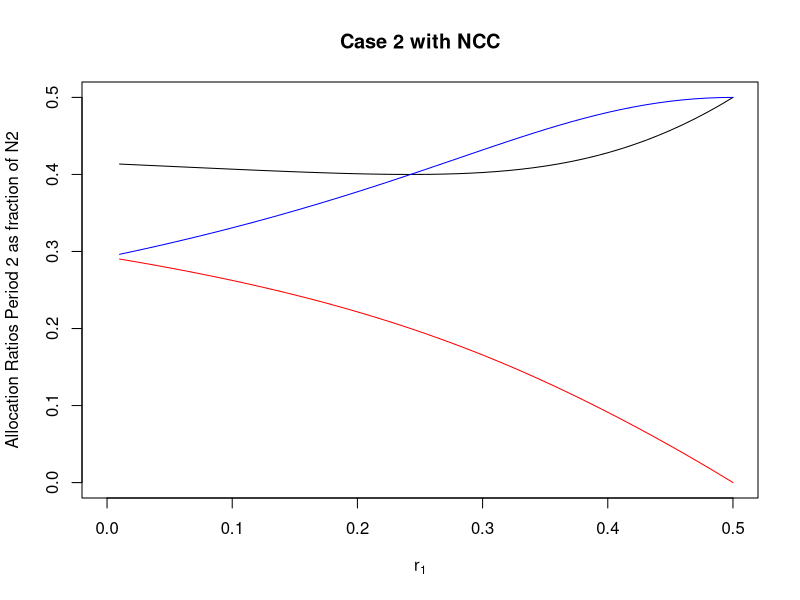

The R script that drew this image:

# Case 2 with non-concurrent controls


# Preliminar functions

Power=function(x,y)x^y

fr11 = function(r1){r1/2}

fr22 = function(r1){
  1 - r1 +  sqrt(4*Power(-1 + r1,2) + (-22 + 43*r1 - 21*Power(r1,2))/4. + (-22 + 65*r1 - 64*Power(r1,2) + 21*Power(r1,3))/(12*(-1 + r1)) + (Power(2,0.3333333333333333)*(4 - 40*r1 + 129*Power(r1,2) - 196*Power(r1,3) + 154*Power(r1,4) - 60*Power(r1,5) + 9*Power(r1,6)))/ (3*(-1 + r1)*Power(1024 - 1536*r1 - 26112*Power(r1,2) + 135040*Power(r1,3) - 304896*Power(r1,4) + 391296*Power(r1,5) - 303104*Power(r1,6) + 139392*Power(r1,7) - 34560*Power(r1,8) + 3456*Power(r1,9) +  sqrt(28311552*r1 - 467140608*Power(r1,2) + 3588489216*Power(r1,3) - 16978083840*Power(r1,4) + 55228760064*Power(r1,5) - 130682585088*Power(r1,6) + 232168882176*Power(r1,7) - 315144732672*Power(r1,8) + 329334128640*Power(r1,9) - 264790867968*Power(r1,10) + 162331361280*Power(r1,11) - 74439917568*Power(r1,12) + 24680595456*Power(r1,13) - 5573836800*Power(r1,14) + 764411904*Power(r1,15) - 47775744*Power(r1,16)),0.3333333333333333)) + Power(1024 - 1536*r1 - 26112*Power(r1,2) + 135040*Power(r1,3) - 304896*Power(r1,4) + 391296*Power(r1,5) - 303104*Power(r1,6) + 139392*Power(r1,7) - 34560*Power(r1,8) +    3456*Power(r1,9) +  sqrt(28311552*r1 - 467140608*Power(r1,2) + 3588489216*Power(r1,3) - 16978083840*Power(r1,4) + 55228760064*Power(r1,5) - 130682585088*Power(r1,6) + 232168882176*Power(r1,7) - 315144732672*Power(r1,8) + 329334128640*Power(r1,9) - 264790867968*Power(r1,10) + 162331361280*Power(r1,11) - 74439917568*Power(r1,12) + 24680595456*Power(r1,13) - 5573836800*Power(r1,14) + 764411904*Power(r1,15) - 47775744*Power(r1,16)),0.3333333333333333)/(48*Power(2,0.3333333333333333)*(-1 + r1)))/2. - 
     sqrt(8*Power(-1 + r1,2) + (-22 + 43*r1 - 21*Power(r1,2))/4. - (-22 + 65*r1 - 64*Power(r1,2) + 21*Power(r1,3))/(12*(-1 + r1)) - (Power(2,0.3333333333333333)*(4 - 40*r1 + 129*Power(r1,2) - 196*Power(r1,3) + 154*Power(r1,4) - 60*Power(r1,5) + 9*Power(r1,6)))/(3*(-1 + r1)*Power(1024 - 1536*r1 - 26112*Power(r1,2) + 135040*Power(r1,3) - 304896*Power(r1,4) + 391296*Power(r1,5) - 303104*Power(r1,6) + 139392*Power(r1,7) - 34560*Power(r1,8) + 3456*Power(r1,9) +  sqrt(28311552*r1 - 467140608*Power(r1,2) + 3588489216*Power(r1,3) - 16978083840*Power(r1,4) + 55228760064*Power(r1,5) -    130682585088*Power(r1,6) + 232168882176*Power(r1,7) - 315144732672*Power(r1,8) + 329334128640*Power(r1,9) - 264790867968*Power(r1,10) + 162331361280*Power(r1,11) -  74439917568*Power(r1,12) + 24680595456*Power(r1,13) - 5573836800*Power(r1,14) + 764411904*Power(r1,15) - 47775744*Power(r1,16)),0.3333333333333333)) -  Power(1024 - 1536*r1 - 26112*Power(r1,2) + 135040*Power(r1,3) - 304896*Power(r1,4) + 391296*Power(r1,5) - 303104*Power(r1,6) + 139392*Power(r1,7) - 34560*Power(r1,8) +     3456*Power(r1,9) +  sqrt(28311552*r1 - 467140608*Power(r1,2) + 3588489216*Power(r1,3) - 16978083840*Power(r1,4) + 55228760064*Power(r1,5) - 130682585088*Power(r1,6) +  232168882176*Power(r1,7) - 315144732672*Power(r1,8) + 329334128640*Power(r1,9) - 264790867968*Power(r1,10) + 162331361280*Power(r1,11) - 74439917568*Power(r1,12) +  24680595456*Power(r1,13) - 5573836800*Power(r1,14) + 764411904*Power(r1,15) - 47775744*Power(r1,16)),0.3333333333333333)/(48*Power(2,0.3333333333333333)*(-1 + r1)) +   (-64*Power(-1 + r1,3) + 4*(-1 + r1)*(22 - 43*r1 + 21*Power(r1,2)) - 6*(-4 + 11*r1 - 10*Power(r1,2) + 3*Power(r1,3)))/  (4* sqrt(4*Power(-1 + r1,2) + (-22 + 43*r1 - 21*Power(r1,2))/4. + (-22 + 65*r1 - 64*Power(r1,2) + 21*Power(r1,3))/(12*(-1 + r1)) +  (Power(2,0.3333333333333333)*(4 - 40*r1 + 129*Power(r1,2) - 196*Power(r1,3) + 154*Power(r1,4) - 60*Power(r1,5) + 9*Power(r1,6)))/  (3*(-1 + r1)*Power(1024 - 1536*r1 - 26112*Power(r1,2) + 135040*Power(r1,3) - 304896*Power(r1,4) + 391296*Power(r1,5) - 303104*Power(r1,6) + 139392*Power(r1,7) -   34560*Power(r1,8) + 3456*Power(r1,9) +  sqrt(28311552*r1 - 467140608*Power(r1,2) + 3588489216*Power(r1,3) - 16978083840*Power(r1,4) + 55228760064*Power(r1,5) -      130682585088*Power(r1,6) + 232168882176*Power(r1,7) - 315144732672*Power(r1,8) + 329334128640*Power(r1,9) - 264790867968*Power(r1,10) + 162331361280*Power(r1,11) -  74439917568*Power(r1,12) + 24680595456*Power(r1,13) - 5573836800*Power(r1,14) + 764411904*Power(r1,15) - 47775744*Power(r1,16)),0.3333333333333333)) +  Power(1024 - 1536*r1 - 26112*Power(r1,2) + 135040*Power(r1,3) - 304896*Power(r1,4) + 391296*Power(r1,5) - 303104*Power(r1,6) + 139392*Power(r1,7) - 34560*Power(r1,8) +  3456*Power(r1,9) +  sqrt(28311552*r1 - 467140608*Power(r1,2) + 3588489216*Power(r1,3) - 16978083840*Power(r1,4) + 55228760064*Power(r1,5) - 130682585088*Power(r1,6) +   232168882176*Power(r1,7) - 315144732672*Power(r1,8) + 329334128640*Power(r1,9) - 264790867968*Power(r1,10) + 162331361280*Power(r1,11) - 74439917568*Power(r1,12) +  24680595456*Power(r1,13) - 5573836800*Power(r1,14) + 764411904*Power(r1,15) - 47775744*Power(r1,16)),0.3333333333333333)/(48*Power(2,0.3333333333333333)*(-1 + r1)))))/ 2
}

# 

fr12 = function(r1,r11,r22){
  (r1 - Power(r1,2) -  sqrt(r1)* sqrt(r1 - 2*Power(r1,2) + Power(r1,3) + 4*r1*r11 - 4*Power(r1,2)*r11 - 4*Power(r11,2) + 4*r1*Power(r11,2) - 4*r1*r22 + 4*Power(r1,2)*r22 + 
                                      4*r1*Power(r22,2)))/(2.*r1)
}


# Solutions

f=Vectorize(function(r1,r2) { 
  r22=fr22(r1)
  r12=fr12(r1,r1/2,r22)
  r02=r2-r12-r22
  sol=c(r1,r2,r02,r12,r22)
  sol
})

# 

windows(width = 5, height = 5)
res=f(seq(0,0.5,0.01),1-seq(0,0.5,0.01)) 
# res=fr1(0.49)
plot(res[1,],res[3,]/res[2,],type="l",ylim=c(0,.5),xlim=c(0,.5),xlab=expression(r[1]),ylab="Allocation Ratios Period 2 as fraction of N2",main="Case 2 with NCC",lty=1)
lines(res[1,],res[4,]/res[2,],col="red")
lines(res[1,],res[5,]/res[2,],col="blue")




